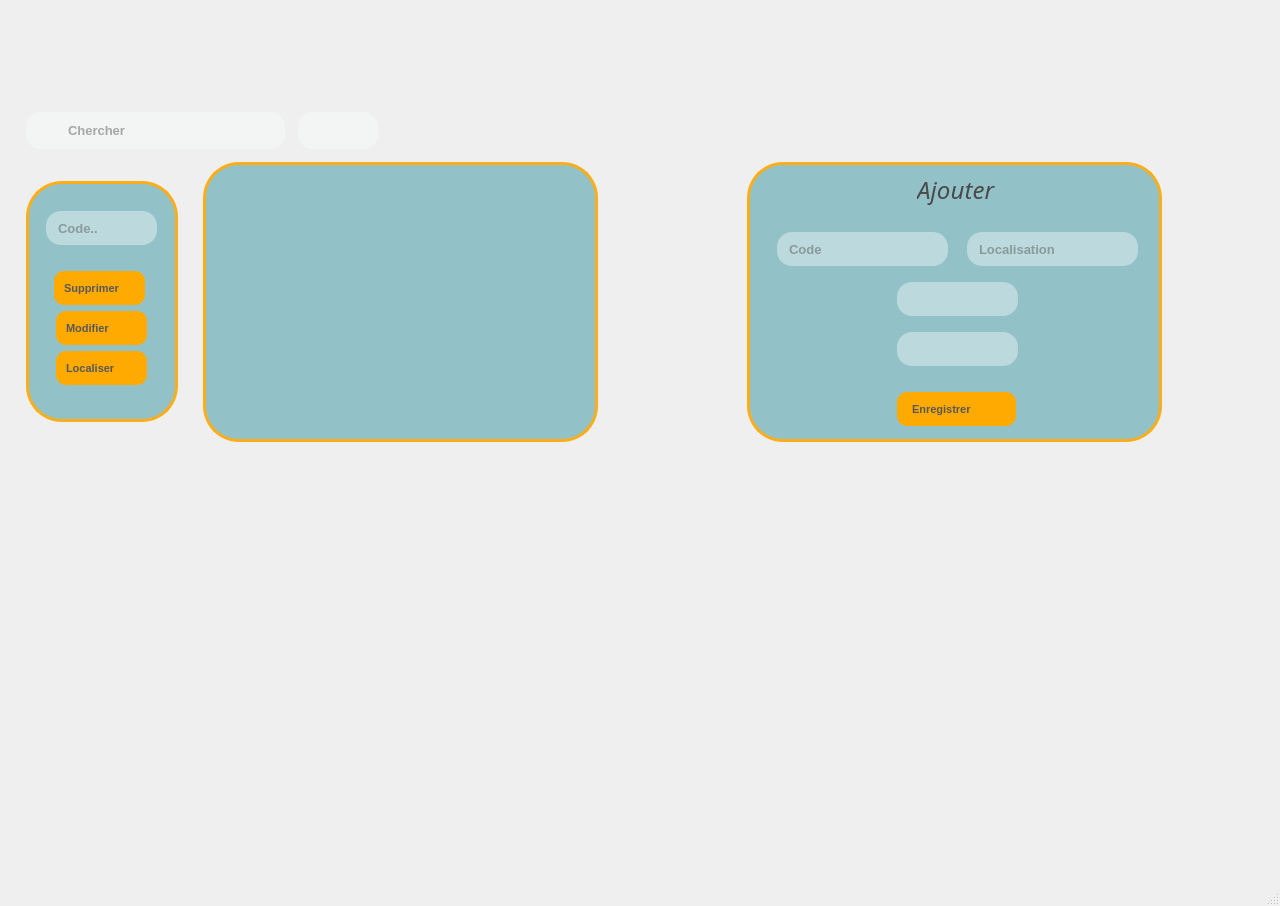
<?xml version="1.0" encoding="UTF-8"?>
<ui version="4.0">
 <class>MainWindow</class>
 <widget class="QMainWindow" name="MainWindow">
  <property name="geometry">
   <rect>
    <x>0</x>
    <y>0</y>
    <width>1280</width>
    <height>906</height>
   </rect>
  </property>
  <property name="maximumSize">
   <size>
    <width>1280</width>
    <height>1000</height>
   </size>
  </property>
  <property name="windowTitle">
   <string>MainWindow</string>
  </property>
  <widget class="QWidget" name="centralwidget">
   <widget class="QLabel" name="label">
    <property name="enabled">
     <bool>true</bool>
    </property>
    <property name="geometry">
     <rect>
      <x>0</x>
      <y>0</y>
      <width>1280</width>
      <height>832</height>
     </rect>
    </property>
    <property name="styleSheet">
     <string notr="true">box-shadow: 2px 2px 4px rgba(0, 0, 0, 0.3);</string>
    </property>
    <property name="text">
     <string/>
    </property>
    <property name="pixmap">
     <pixmap>../conteneures bg.png</pixmap>
    </property>
    <property name="scaledContents">
     <bool>true</bool>
    </property>
    <property name="openExternalLinks">
     <bool>false</bool>
    </property>
   </widget>
   <widget class="QLineEdit" name="lineEdit">
    <property name="geometry">
     <rect>
      <x>26</x>
      <y>112</y>
      <width>259</width>
      <height>37</height>
     </rect>
    </property>
    <property name="styleSheet">
     <string notr="true">QLineEdit
{
	border-radius: 15px;
    
	background-color : rgba(251, 255, 255, 0.40);
	background-image: url(C:/Users/Lenovo/Desktop/projet c++/icons/chercher.png); 
    background-position: left;
	background-repeat: no-repeat;
	padding-left: 40px;
color:rgb(88, 88, 88); 
    font-family: Arial, sans-serif; 
    font-size: 13px;
    font-weight: bold; 
} 
QLineEdit:hover
{
	border : 1.5px solid rgba(247, 173, 28, 1);
}
QLineEdit:focus
{
	border : 1.5px solid rgba(247, 173, 28,1);
	background-color : rgb(235, 244, 255);
}</string>
    </property>
    <property name="placeholderText">
     <string>Chercher</string>
    </property>
   </widget>
   <widget class="QComboBox" name="comboBox">
    <property name="geometry">
     <rect>
      <x>298</x>
      <y>112</y>
      <width>80</width>
      <height>37</height>
     </rect>
    </property>
    <property name="styleSheet">
     <string notr="true">QComboBox {
    background-color : rgba(251, 255, 255, 0.40);
    border-radius: 15px;
	padding-left:10px;
	background-image: url(C:/Users/Lenovo/Desktop/projet c++/icons/trie.png); 
    background-position: right;
	background-repeat: no-repeat;
color:rgb(88, 88, 88); 
    font-family: Arial, sans-serif; 
    font-size: 13px;
    font-weight: bold; 
	 
}
QComboBox::drop-down {
    subcontrol-origin: padding;
    subcontrol-position:  right top; 
	 border:none;
}
QComboBox:hover
{
	border : 1.5px solid rgba(247, 173, 28, 1);
}
QComboBox:focus
{
	border : 1.5px solid rgba(247, 173, 28,1);
	background-color : rgb(235, 244, 255);
}</string>
    </property>
    <property name="currentIndex">
     <number>-1</number>
    </property>
   </widget>
   <widget class="QGroupBox" name="groupBox">
    <property name="geometry">
     <rect>
      <x>747</x>
      <y>162</y>
      <width>415</width>
      <height>280</height>
     </rect>
    </property>
    <property name="styleSheet">
     <string notr="true">QGroupBox {
	box-shadow: 4px 4px 4px rgba(0,0,0,0.4);
    border-radius: 36px;
	border: 3px solid #FCAE19;

	background: rgba(123, 183, 189, 0.80);
	
	
}
QGroupBox::title:before {
    content: &quot;&quot;;
    position: absolute;
    top: 0;
    left: 0;
    width: 100%;
    height: 100%;
    background: qlineargradient(x1:0, y1:0, x2:0, y2:1, stop:0 rgba(255, 255, 255, 0), stop:1 rgba(0, 0, 0, 0.2));
    z-index: -1;
}</string>
    </property>
    <property name="title">
     <string/>
    </property>
    <widget class="QLabel" name="label_2">
     <property name="geometry">
      <rect>
       <x>170</x>
       <y>-8</y>
       <width>91</width>
       <height>71</height>
      </rect>
     </property>
     <property name="font">
      <font>
       <family>Barlow Condensed</family>
       <pointsize>-1</pointsize>
       <weight>50</weight>
       <italic>true</italic>
       <bold>false</bold>
       <kerning>true</kerning>
      </font>
     </property>
     <property name="styleSheet">
      <string notr="true">QGroupBox QLabel {
    color: #4A4A4A;

	text-align: center top;
	text-shadow: 0px 4px 4px rgba(0, 0, 0, 0.25);	
	font-family: Barlow Condensed;
	font-size: 24px;
	font-style: italic;
	font-weight: 400;
	line-height: 130%; 
	letter-spacing: 0.12px;
}</string>
     </property>
     <property name="text">
      <string>Ajouter</string>
     </property>
    </widget>
    <widget class="QLineEdit" name="a_code">
     <property name="geometry">
      <rect>
       <x>30</x>
       <y>70</y>
       <width>171</width>
       <height>34</height>
      </rect>
     </property>
     <property name="styleSheet">
      <string notr="true">QLineEdit
{
	border-radius: 15px;
    
	background-color : rgba(251, 255, 255, 0.40);

	padding-left: 10px;
color:rgb(88, 88, 88); 
    font-family: Arial, sans-serif; 
    font-size: 13px;
    font-weight: bold; 
} 
QLineEdit:hover
{
	border : 1.5px solid rgba(247, 173, 28, 1);
}
QLineEdit:focus
{
	border : 1.5px solid rgba(247, 173, 28,1);
	background-color : rgb(235, 244, 255);
}</string>
     </property>
     <property name="placeholderText">
      <string>Code</string>
     </property>
    </widget>
    <widget class="QComboBox" name="a_etat">
     <property name="geometry">
      <rect>
       <x>150</x>
       <y>120</y>
       <width>121</width>
       <height>34</height>
      </rect>
     </property>
     <property name="styleSheet">
      <string notr="true">QComboBox {
    background-color : rgba(251, 255, 255, 0.40);
    border-radius: 15px;

	padding-left:10px;
	background-image: url(C:/Users/Lenovo/Desktop/projet c++/icons/trie.png); 
    background-position: right;
	background-repeat: no-repeat;
color:rgb(88, 88, 88); 
    font-family: Arial, sans-serif; 
    font-size: 13px;
    font-weight: bold; 
	
	 
}
QComboBox::drop-down {
    subcontrol-origin: padding;
    subcontrol-position:  right top; 
	 border:none;
}
QComboBox:hover
{
	border : 1.5px solid rgba(247, 173, 28, 1);
}
QComboBox:focus
{
	border : 1.5px solid rgba(247, 173, 28,1);
	background-color : rgb(235, 244, 255);
}
</string>
     </property>
     <property name="editable">
      <bool>false</bool>
     </property>
     <property name="currentText">
      <string notr="true"/>
     </property>
     <property name="currentIndex">
      <number>-1</number>
     </property>
    </widget>
    <widget class="QComboBox" name="a_taille">
     <property name="geometry">
      <rect>
       <x>150</x>
       <y>170</y>
       <width>121</width>
       <height>34</height>
      </rect>
     </property>
     <property name="styleSheet">
      <string notr="true">QComboBox {
    background-color : rgba(251, 255, 255, 0.40);
    border-radius: 15px;
	padding-left:10px;
	background-image: url(C:/Users/Lenovo/Desktop/projet c++/icons/trie.png); 
    background-position: right;
	background-repeat: no-repeat;

color:rgb(88, 88, 88); 
    font-family: Arial, sans-serif; 
    font-size: 13px;
    font-weight: bold; 
	 
}
QComboBox::drop-down {
    subcontrol-origin: padding;
    subcontrol-position:  right top; 
	 border:none;
}
QComboBox:hover
{
	border : 1.5px solid rgba(247, 173, 28, 1);
}
QComboBox:focus
{
	border : 1.5px solid rgba(247, 173, 28,1);
	background-color : rgb(235, 244, 255);
}
QComboBox::item {
    color: #4A4A4A; 
}</string>
     </property>
     <property name="currentIndex">
      <number>-1</number>
     </property>
    </widget>
    <widget class="QPushButton" name="bt_ajout">
     <property name="geometry">
      <rect>
       <x>150</x>
       <y>230</y>
       <width>119</width>
       <height>34</height>
      </rect>
     </property>
     <property name="styleSheet">
      <string notr="true">
QPushButton
{

	text-align: left;
    padding-left:15px;
	border-radius: 10px;
    
	background-color : rgb(255, 170, 0);	
color:rgb(88, 88, 88); 
    font-family: Arial, sans-serif; 
    font-size: 11px;
    font-weight: bold; 
	
} 
QPushButton:hover
{
	border : 2px solid rgba(247, 173, 28, 1);
	background-color: rgba(174, 230, 141, 1);
}
QPushButton::right-arrow {
    background-image: url(C:/Users/Lenovo/Desktop/projet c++/icons/trie.png); 
    background-position: right;
	background-repeat: no-repeat;
}</string>
     </property>
     <property name="text">
      <string>Enregistrer</string>
     </property>
    </widget>
    <widget class="QLineEdit" name="a_localisation">
     <property name="geometry">
      <rect>
       <x>220</x>
       <y>70</y>
       <width>171</width>
       <height>34</height>
      </rect>
     </property>
     <property name="styleSheet">
      <string notr="true">QLineEdit
{
	border-radius: 15px;
    
	background-color : rgba(251, 255, 255, 0.40);

	padding-left: 10px;
color:rgb(88, 88, 88); 
    font-family: Arial, sans-serif; 
    font-size: 13px;
    font-weight: bold; 
} 
QLineEdit:hover
{
	border : 1.5px solid rgba(247, 173, 28, 1);
}
QLineEdit:focus
{
	border : 1.5px solid rgba(247, 173, 28,1);
	background-color : rgb(235, 244, 255);
}</string>
     </property>
     <property name="placeholderText">
      <string>Localisation</string>
     </property>
    </widget>
    <widget class="QGroupBox" name="groupBox_3">
     <property name="geometry">
      <rect>
       <x>230</x>
       <y>240</y>
       <width>31</width>
       <height>21</height>
      </rect>
     </property>
     <property name="styleSheet">
      <string notr="true">background-image: url(C:/Users/Lenovo/Desktop/projet c++/icons/enregistrer.png); 
background-repeat: no-repeat;
border:none;
background-color : none;</string>
     </property>
     <property name="title">
      <string/>
     </property>
    </widget>
   </widget>
   <widget class="QGroupBox" name="groupBox_2">
    <property name="enabled">
     <bool>true</bool>
    </property>
    <property name="geometry">
     <rect>
      <x>26</x>
      <y>181</y>
      <width>152</width>
      <height>241</height>
     </rect>
    </property>
    <property name="font">
     <font>
      <kerning>true</kerning>
     </font>
    </property>
    <property name="autoFillBackground">
     <bool>false</bool>
    </property>
    <property name="styleSheet">
     <string notr="true">QGroupBox {
    border-radius: 36px;
	border: 3px solid #FCAE19;

	background: rgba(123, 183, 189, 0.80);
	
	
}</string>
    </property>
    <property name="title">
     <string/>
    </property>
    <widget class="QLineEdit" name="m_code">
     <property name="geometry">
      <rect>
       <x>20</x>
       <y>30</y>
       <width>111</width>
       <height>34</height>
      </rect>
     </property>
     <property name="styleSheet">
      <string notr="true">QLineEdit
{
	border-radius: 15px;
	background-color : rgba(251, 255, 255, 0.40);

	padding-left: 10px;
color:rgb(88, 88, 88); 
    font-family: Arial, sans-serif; 
    font-size: 13px;
    font-weight: bold; 
} 
QLineEdit:hover
{
	border : 1.5px solid rgba(247, 173, 28, 1);
}
QLineEdit:focus
{
	border : 1.5px solid rgba(247, 173, 28,1);
	background-color : rgb(235, 244, 255);
}</string>
     </property>
     <property name="placeholderText">
      <string>Code..</string>
     </property>
    </widget>
    <widget class="QPushButton" name="bt_supprimer">
     <property name="geometry">
      <rect>
       <x>28</x>
       <y>90</y>
       <width>91</width>
       <height>34</height>
      </rect>
     </property>
     <property name="styleSheet">
      <string notr="true">
QPushButton
{

	text-align: left;
    padding-left:10px;
	border-radius: 10px;
    
	background-color : rgb(255, 170, 0);	
	color:rgb(88, 88, 88); 
    font-family: Arial, sans-serif; 
    font-size: 11px;
    font-weight: bold; 
} 
QPushButton:hover
{
	border : 2px solid rgba(247, 173, 28, 1);
	background-color: rgba(174, 230, 141, 1);
}
QPushButton::right-arrow {
    background-image: url(C:/Users/Lenovo/Desktop/projet c++/icons/trie.png); 
    background-position: right;
	background-repeat: no-repeat;
}</string>
     </property>
     <property name="text">
      <string>Supprimer</string>
     </property>
    </widget>
    <widget class="QPushButton" name="bt_modifier">
     <property name="geometry">
      <rect>
       <x>30</x>
       <y>130</y>
       <width>91</width>
       <height>34</height>
      </rect>
     </property>
     <property name="styleSheet">
      <string notr="true">
QPushButton
{

	text-align: left;
    padding-left:10px;
	border-radius: 10px;
    
	background-color : rgb(255, 170, 0);	
color:rgb(88, 88, 88); 
    font-family: Arial, sans-serif; 
    font-size: 11px;
    font-weight: bold; 
} 
QPushButton:hover
{
	border : 2px solid rgba(247, 173, 28, 1);
	background-color: rgba(174, 230, 141, 1);
}
QPushButton::right-arrow {
    background-image: url(C:/Users/Lenovo/Desktop/projet c++/icons/trie.png); 
    background-position: right;
	background-repeat: no-repeat;
}</string>
     </property>
     <property name="text">
      <string>Modifier</string>
     </property>
    </widget>
    <widget class="QPushButton" name="pushButton_4">
     <property name="geometry">
      <rect>
       <x>30</x>
       <y>170</y>
       <width>91</width>
       <height>34</height>
      </rect>
     </property>
     <property name="styleSheet">
      <string notr="true">
QPushButton
{

	text-align: left;
    padding-left:10px;
	border-radius: 10px;
    
	background-color : rgb(255, 170, 0);	
color:rgb(88, 88, 88); 
    font-family: Arial, sans-serif; 
    font-size: 11px;
    font-weight: bold; 
} 
QPushButton:hover
{
	border : 2px solid rgba(247, 173, 28, 1);
	background-color: rgba(174, 230, 141, 1);
}
QPushButton::right-arrow {
    background-image: url(C:/Users/Lenovo/Desktop/projet c++/icons/trie.png); 
    background-position: right;
	background-repeat: no-repeat;
}</string>
     </property>
     <property name="text">
      <string>Localiser</string>
     </property>
    </widget>
    <widget class="QGroupBox" name="groupBox_4">
     <property name="geometry">
      <rect>
       <x>87</x>
       <y>133</y>
       <width>31</width>
       <height>31</height>
      </rect>
     </property>
     <property name="styleSheet">
      <string notr="true">background-image: url(C:/Users/Lenovo/Desktop/projet c++/icons/modification.png); 
background-repeat: no-repeat;
border:none;
background-color : none;</string>
     </property>
     <property name="title">
      <string/>
     </property>
    </widget>
    <widget class="QGroupBox" name="groupBox_5">
     <property name="geometry">
      <rect>
       <x>92</x>
       <y>176</y>
       <width>21</width>
       <height>32</height>
      </rect>
     </property>
     <property name="styleSheet">
      <string notr="true">background-image: url(C:/Users/Lenovo/Desktop/projet c++/icons/localiser.png); 
background-repeat: no-repeat;
border:none;
background-color : none;</string>
     </property>
     <property name="title">
      <string/>
     </property>
    </widget>
    <widget class="QGroupBox" name="groupBox_6">
     <property name="enabled">
      <bool>true</bool>
     </property>
     <property name="geometry">
      <rect>
       <x>90</x>
       <y>95</y>
       <width>31</width>
       <height>31</height>
      </rect>
     </property>
     <property name="styleSheet">
      <string notr="true">background-image: url(C:/Users/Lenovo/Desktop/projet c++/icons/contenaire.png); 
background-repeat: no-repeat;
border:none;
background-color : none;</string>
     </property>
     <property name="title">
      <string/>
     </property>
    </widget>
   </widget>
   <widget class="QGroupBox" name="groupBox_7">
    <property name="enabled">
     <bool>true</bool>
    </property>
    <property name="geometry">
     <rect>
      <x>1080</x>
      <y>100</y>
      <width>71</width>
      <height>121</height>
     </rect>
    </property>
    <property name="styleSheet">
     <string notr="true">background-image: url(C:/Users/Lenovo/Desktop/projet c++/icons/femme ajout.png); 
background-repeat: no-repeat;
border:none;
background-color : none;</string>
    </property>
    <property name="title">
     <string/>
    </property>
   </widget>
   <widget class="QTableView" name="table">
    <property name="geometry">
     <rect>
      <x>203</x>
      <y>162</y>
      <width>395</width>
      <height>280</height>
     </rect>
    </property>
    <property name="styleSheet">
     <string notr="true">QTableView {
    border-radius: 36px;
	border: 3px solid #FCAE19;
    gridline-color:#FCAE19;
	background: rgba(123, 183, 189, 0.80);

}
QHeaderView {
    background-color:rgba(123, 183, 189, 0);
    color: rgb(74, 74, 74);
 border-radius: 36px;
}
QHeaderView::section {
    background-color: #FCAE19;
    border:1.5px solid #FCAE19;
 border-radius: 36px;
    
}
</string>
    </property>
   </widget>
   <widget class="QGroupBox" name="groupBox_8">
    <property name="geometry">
     <rect>
      <x>393</x>
      <y>118</y>
      <width>31</width>
      <height>41</height>
     </rect>
    </property>
    <property name="styleSheet">
     <string notr="true">background-image: url(C:/Users/Lenovo/Desktop/projet c++/icons/pdf.png); 
background-repeat: no-repeat;
border:none;
background-color : none;</string>
    </property>
    <property name="title">
     <string/>
    </property>
   </widget>
  </widget>
  <widget class="QMenuBar" name="menubar">
   <property name="geometry">
    <rect>
     <x>0</x>
     <y>0</y>
     <width>1280</width>
     <height>26</height>
    </rect>
   </property>
  </widget>
  <widget class="QStatusBar" name="statusbar"/>
 </widget>
 <resources/>
 <connections/>
</ui>
